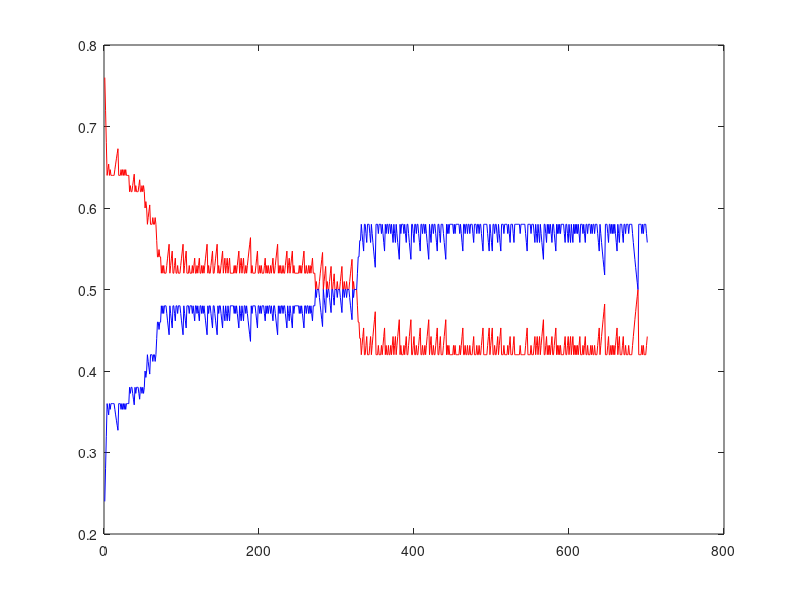
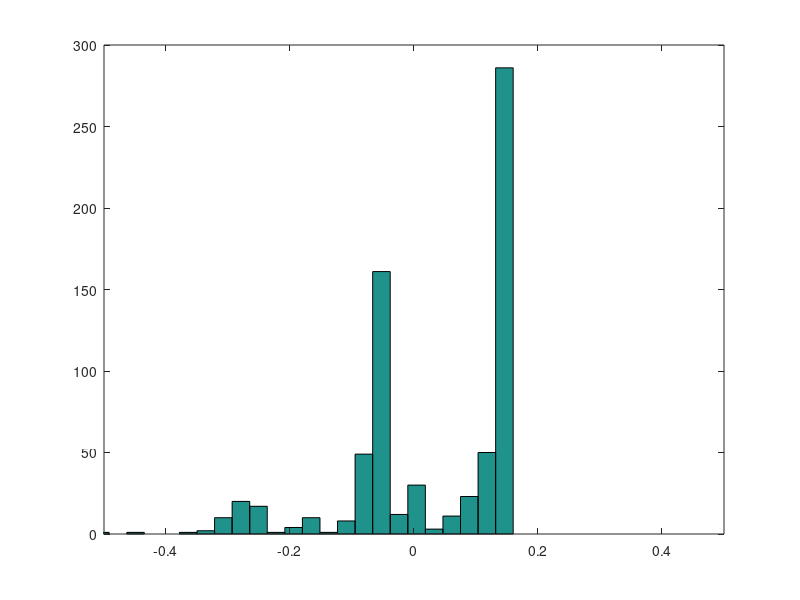

Write the MATLAB code that produced these figures, in order.
clc
clear all
hold off
%rng(3)

iterations = 5000;
%New CWND Algorithm (initialization)
cwnd = zeros(1,ceil(iterations));
cwnd(1) = 4;
decCwnd = cwnd(1);
minCwnd = cwnd(1);
maxCwnd = cwnd(1);
averageCwnd = cwnd(1);
average = [cwnd(1) zeros(1,iterations-1)];
var = 0.5; %Maximum variation before changing cwnd (50% default)
incrementIni = 1;
incrementPerm = 0.08;
increment = incrementIni;
fastStart = 0;

%Old TCP Algorithm (initialization)
cwnd2 = zeros(1,ceil(iterations));
cwnd2(1) = 4;

%fairness variables
ceiling = 50;
prob1 = zeros(1,ceil(iterations));
prob2 = zeros(1,ceil(iterations));
i = 1;
lost1 = 0;
lost2 = 0;
for j=1:iterations-1
    if cwnd(j) + cwnd2(j) >= ceiling
        x = rand;
        prob1(i) = cwnd(j)/(cwnd(j) + cwnd2(j));
        prob2(i) = cwnd2(j)/(cwnd(j) + cwnd2(j));
        if x <= prob1(i)
            lost1 = 1;
        else
            lost2 = 1;
        end
        i = i + 1;
        %New TCP
        if lost1
            maxCwnd = decCwnd;
            averageCwnd = abs(maxCwnd+minCwnd)/2;
            decCwnd = averageCwnd*0.985; %0.97746
            minCwnd = decCwnd;
            increment = increment/2;
            if fastStart <= 1
                cwnd(j+1) = cwnd(j) + 1;
                fastStart = fastStart + 1;
            end
            if increment <= incrementPerm
                increment = incrementPerm;
            end
            cwnd2(j+1) = cwnd2(j) + 1;
        end
        %Old TCP
        if lost2
            cwnd2(j+1) = floor(cwnd2(j)/2);
            decCwnd = decCwnd + averageCwnd/decCwnd*increment;
        end
        lost1 = 0;
        lost2 = 0;
    else
        decCwnd = decCwnd + averageCwnd/decCwnd*increment;
        cwnd2(j+1) = cwnd2(j) + 1;
    end
    
    %New TCP update
    if fastStart <= 1 && lost1 == 0
        cwnd(j+1) = cwnd(j) + 1;
    end
    if (decCwnd-cwnd(j))/cwnd(j) >= var 
        cwnd(j+1) = cwnd(j) + 1 ;
    elseif (decCwnd-cwnd(j))/cwnd(j) <= -var
        cwnd(j+1) = cwnd(j) - 1;
    
    else
        cwnd(j+1) = cwnd(j);
    end

end

%disp(['promedio de ventana: ' , num2str(mean(cwnd))]);
prob1 = prob1(1:i-1);
prob2 = prob2(1:i-1);

%Plots
plot(1:length(prob2),prob2,'r');
hold on
plot(1:length(prob1),prob1, 'b');

disp(['New TCP - Average Probability  = ', num2str(mean(prob1)*100), '%']);
disp(['Old TCP - Average Probability = ' , num2str(mean(prob2)*100), '%']);

% figure
% plot(prob1, prob2, 'xb')
% hold on
% plot(1:max(prob1, prob2), 1:max(prob1, prob2), '--k')

figure
diff = prob1 - prob2;
hist(diff,24)
xlim([-0.5 0.5])


